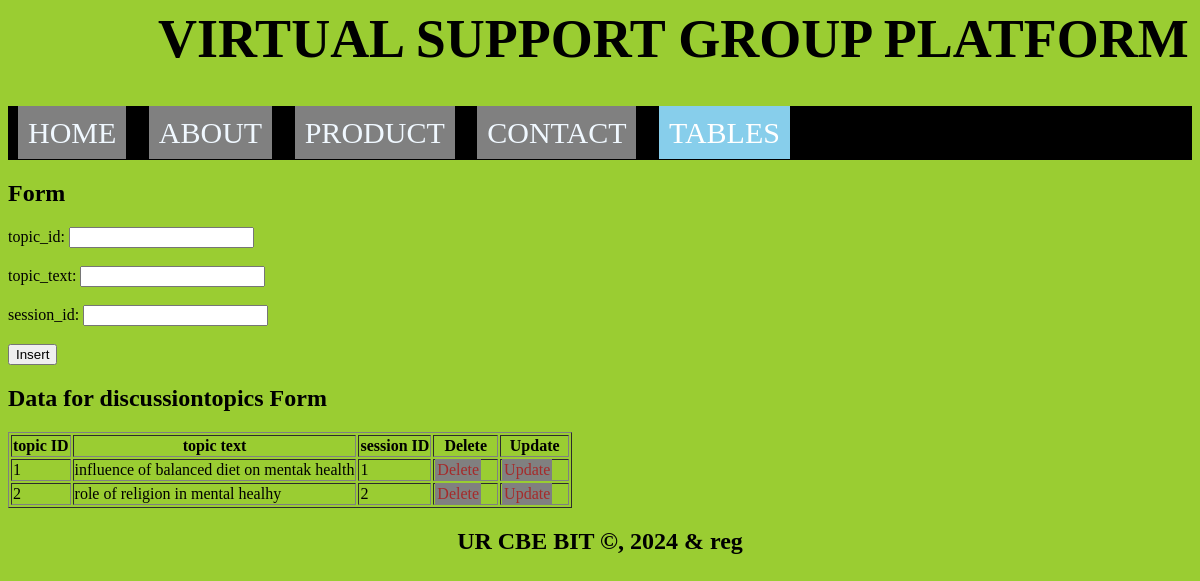
Page /2/discussiontopics.php on the committed database.
### tables this page shows
CREATE TABLE `discussiontopics` (
  `topic_id` int(11) NOT NULL,
  `topic_text` text DEFAULT NULL,
  `session_id` int(11) DEFAULT NULL
);

### 2/discussiontopics.php (the view, shortened to what this page needs)
<html lang="en">
<head>
  <link rel="stylesheet" type="text/css" href="style.css" title="style 1" media="screen, tv, projection, handheld, print"/>
<header>
</head>
<body bgcolor="yellowgreen">
    <h1 style="margin-left: 150px; font-size: 54px;">VIRTUAL SUPPORT GROUP PLATFORM</h1>
    <div class="navbar-links" style="margin-top: 10px; font-size: 30px; background-color: black; color: white; padding: 10px;">
        <a href="home.html" style="color: aliceblue;">HOME</a>
        <a href="service.html" style="color: aliceblue;">ABOUT</a>
        <a href="about.html" style="color: aliceblue;">PRODUCT</a>
        <a href="contact.html" style="color: aliceblue;">CONTACT</a>
        <div class="dropdown">
            <a href="#" style="padding: 10px; color: white; background-color: skyblue; text-decoration: none;">TABLES</a>
        </div>
    </div>
<section>
<h1> Form</h1>
    <form method="post" onsubmit="return confirmInsert();">
        <label for="topic_id">topic_id:</label>
        <input type="number" id="topic_id" name="topic_id"><br><br>
        <label for="topic_text">topic_text:</label>
        <input type="text" id="topic_text" name="topic_text" required><br><br>
        <label for="session_id">session_id:</label>
        <input type="number" id="session_id" name="session_id" required><br><br>
        <input type="submit" name="add" value="Insert">
    </form>
<h2>Data for discussiontopics Form</h2>
    <table border="1">
        <tr>
            <th>topic ID</th>
            <th>topic text</th>
            <th>session ID</th>
            <th>Delete</th>
            <th>Update</th>
        </tr>
        <?php
        include('connection.php');
        $sql = "SELECT * FROM discussiontopics";
        $result = $connection->query($sql);
        if ($result->num_rows > 0) {
            while ($row = $result->fetch_assoc()) {
                $topic_id = $row['topic_id'];
                echo "<tr>
                    <td>" . $row['topic_id'] . "</td>
                    <td>" . $row['topic_text'] . "</td>
                    <td>" . $row['session_id'] . "</td>
                    <td><a style='padding:2px' href='delete_discussiontopics.php?topic_id=$topic_id'>Delete</a></td>
                    <td><a style='padding:2px' href='update_discussiontopics.php?topic_id=$topic_id'>Update</a></td>
                </tr>";
            }
        } else {
            echo "<tr><td colspan='7'>No data found</td></tr>";
        }
        ?>
    </table>
  </body>
<footer>
  <center>
    <b><h2>UR CBE BIT &copy, 2024 & reg</h2></b>
  </center>
</footer>
</body>
</html>

### 2/style.css (style rules this page uses)
.dropdown { position: relative; display: inline-block; }

### 2/discussiontopics.php (style rules this page uses)
a { padding: 10px; color: white; background-color: grey; text-decoration: none; margin-right: 15px; }
a:link { color: brown; }

### rows in the picture
discussiontopics: topic_id "1", topic_text "influence of balanced diet on mentak health", session "1"
discussiontopics: topic_id "2", topic_text "role of religion in mental healhy", session "2"
